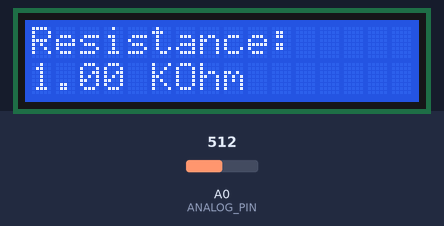
This sketch was run on a simulated Arduino Uno, built with avr-gcc and run on an emulated ATmega328P. On the bench: 16×2 character LCD. The inputs (shaded band) are chosen by the test bench; at power-on: A0 (ANALOG_PIN) = 512.

Above: at 3.2 s.
3.3 s: A0 (ANALOG_PIN) set to 501
At 4.3 s:
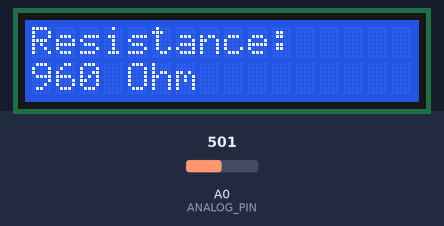
5.1 s: A0 (ANALOG_PIN) set to 11
At 6.1 s:
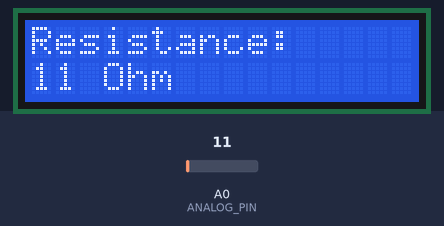
7.0 s: A0 (ANALOG_PIN) set to 8
At 7.4 s:
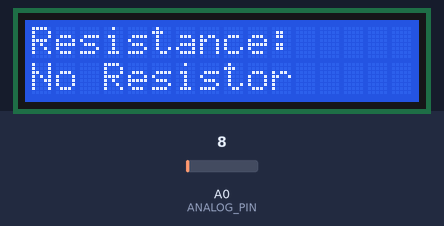
Timing chart, 0 to 10.0 s (numbered marks = the images above; inputs shaded):
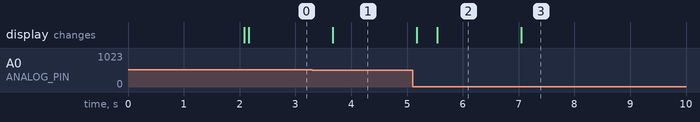

Measured:
- the behaviour switches between 512 and 511 on A0 (ANALOG_PIN) (found by bisection; images 0 and 1)
- the behaviour switches between 10 and 9 on A0 (ANALOG_PIN) (found by bisection; images 2 and 3)
- after the input at 3.3 s, the display: changes after 0.37 s (image 1)
- after the input at 5.1 s, the display: first changes after 0.07 s (image 2 shows a later state)
- after the input at 7.0 s, the display: changes after 0.05 s (image 3)

The sketch:

Arduino_Ohm_Meter_with_16x2_I2C_LCD.ino
```cpp
/*
========================================================
  Project : Simple Arduino Ohm Meter
  Display : 16x2 I2C LCD
  Target  : Beginner Electronics Learning Project
========================================================

DESCRIPTION:
This project is a simple Arduino Ohm Meter designed
for beginners to learn:

- Voltage divider circuits
- Analog input reading
- Resistance measurement
- I2C LCD interfacing

The project works best for measuring resistors
between 100 Ohms and 1K Ohms using a 1K reference
resistor.

FEATURES:
- Real-time resistance measurement
- 16x2 I2C LCD output
- Stable reading using averaging
- Beginner friendly
- Simple and clean circuit

COMPONENTS:
- Arduino UNO or Nano
- 16x2 I2C LCD
- 1K Ohm reference resistor
- Breadboard
- Jumper wires
- Resistor to measure

LCD I2C WIRING:
--------------------------------
LCD VCC  -> Arduino 5V
LCD GND  -> Arduino GND
LCD SDA  -> Arduino A4
LCD SCL  -> Arduino A5

OHM METER WIRING:
--------------------------------
5V ----[1K REF]----+----[Rx]---- GND
                   |
                  A0

[1K REF] = 1K reference resistor
[Rx]     = resistor being measured

NOTES:
- Best measurement range:
  100 Ohms to 1K Ohms
- Default LCD I2C address:
  0x27
- If LCD does not appear,
  try changing to 0x3F

LIBRARY:
- LiquidCrystal_I2C

========================================================
*/

#include <Wire.h>
#include <LiquidCrystal_I2C.h>

// ----------------------------------------------------
// LCD Configuration
// ----------------------------------------------------
LiquidCrystal_I2C lcd(0x27, 16, 2);

// ----------------------------------------------------
// Pin Configuration
// ----------------------------------------------------
const byte ANALOG_PIN = A0;

// ----------------------------------------------------
// Ohm Meter Configuration
// ----------------------------------------------------
const float R_REFERENCE = 1000.0; // 1K Ohm
const byte SAMPLE_COUNT = 10;

// ----------------------------------------------------
// Read Analog Average
// Improves reading stability
// ----------------------------------------------------
int readAverageADC()
{
  long total = 0;

  for (byte i = 0; i < SAMPLE_COUNT; i++)
  {
    total += analogRead(ANALOG_PIN);
    delay(5);
  }

  return total / SAMPLE_COUNT;
}

// ----------------------------------------------------
// Calculate Unknown Resistance
// Formula:
// Rx = Rref × ADC / (1023 - ADC)
// ----------------------------------------------------
float calculateResistance(int adcValue)
{
  if (adcValue <= 0 || adcValue >= 1023)
    return 0;

  return R_REFERENCE *
         ((float)adcValue / (1023.0 - adcValue));
}

// ----------------------------------------------------
// Display Resistance on LCD
// ----------------------------------------------------
void displayResistance(float resistance)
{
  lcd.setCursor(0, 0);
  lcd.print("Resistance:   ");

  lcd.setCursor(0, 1);

  if (resistance >= 1000.0)
  {
    lcd.print(resistance / 1000.0, 2);
    lcd.print(" KOhm   ");
  }
  else
  {
    lcd.print(resistance, 0);
    lcd.print(" Ohm    ");
  }
}

// ----------------------------------------------------
// Setup
// ----------------------------------------------------
void setup()
{
  lcd.init();
  lcd.backlight();

  lcd.setCursor(0, 0);
  lcd.print("Arduino");
  lcd.setCursor(0, 1);
  lcd.print("Ohm Meter");

  delay(2000);

  lcd.clear();
}

// ----------------------------------------------------
// Main Loop
// ----------------------------------------------------
void loop()
{
  int adcValue = readAverageADC();

  // No resistor connected
  // or direct wire connection
  if (adcValue > 1000 || adcValue < 10)
  {
    lcd.setCursor(0, 0);
    lcd.print("Resistance:   ");

    lcd.setCursor(0, 1);
    lcd.print("No Resistor   ");

    delay(500);
    return;
  }

  float resistance =
    calculateResistance(adcValue);

  displayResistance(resistance);

  delay(300);
}
```
